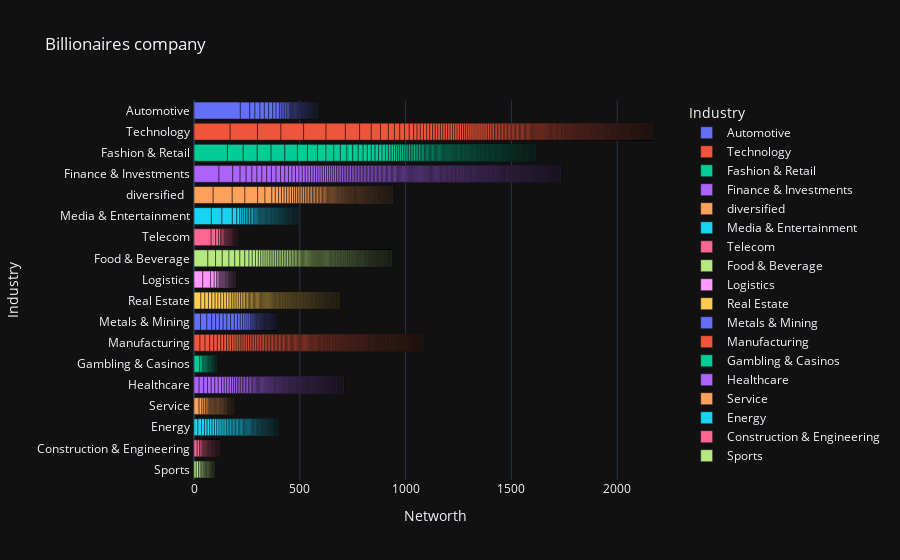

Notebook source saved alongside this figure:
### Code cell
import plotly.express as px
pio.templates.default = "plotly_white"
Cumilative_Net_Industry=df.groupby(['Industry']).sum().sort_values('Networth',ascending = False)
Cumilative_Net_Industry.reset_index(inplace = True)
pio.templates.default = "plotly_dark"
fig = px.bar(df, x = "Networth", y = "Industry",color='Industry', title = "Billionaires company")
fig.show()

### Figure 1 — Plotly figure (JSON) as saved in the notebook; plotly's stock layout.template omitted (floating-point values rounded to 4 significant figures; data arrays with more than 128 entries replaced by an {"elided": "..."} marker saying what was removed)
{"data": [{"alignmentgroup": "True", "hovertemplate": "Industry=%{y}<br>Networth=%{x}<extra></extra>", "legendgroup": "Automotive ", "marker": {"color": "#636efa", "pattern": {"shape": ""}}, "name": "Automotive ", "offsetgroup": "Automotive ", "orientation": "h", "showlegend": true, "textposition": "auto", "type": "bar", "x": [219, 44.8, 24.3, 23.7, 20.7, 20.3, 19.5, 15.7, 15.5, 9, 8.6, 8.1, 7.7, 7.6, 6.3, 5, 4.7, 4.3, 4.3, 4.2, 4.2, 4.1, 4, 3.9, 3.7, 3.5, 3.2, 3.2, 3.1, 3.1, 3, 2.9, 2.9, 2.8, 2.6, 2.6, 2.6, 2.6, 2.5, 2.5, 2.5, 2.4, 2.1, 2.1, 2, 2, 1.9, 1.9, 1.8, 1.7, 1.7, 1.6, 1.6, 1.6, 1.5, 1.5, 1.5, 1.4, 1.4, 1.4, 1.3, 1.3, 1.2, 1.2, 1.2, 1.2, 1.1, 1.1, 1.1], "xaxis": "x", "y": ["Automotive ", "Automotive ", "Automotive ", "Automotive ", "Automotive ", "Automotive ", "Automotive ", "Automotive ", "Automotive ", "Automotive ", "Automotive ", "Automotive ", "Automotive ", "Automotive ", "Automotive ", "Automotive ", "Automotive ", "Automotive ", "Automotive ", "Automotive ", "Automotive ", "Automotive ", "Automotive ", "Automotive ", "Automotive ", "Automotive ", "Automotive ", "Automotive ", "Automotive ", "Automotive ", "Automotive ", "Automotive ", "Automotive ", "Automotive ", "Automotive ", "Automotive ", "Automotive ", "Automotive ", "Automotive ", "Automotive ", "Automotive ", "Automotive ", "Automotive ", "Automotive ", "Automotive ", "Automotive ", "Automotive ", "Automotive ", "Automotive ", "Automotive ", "Automotive ", "Automotive ", "Automotive ", "Automotive ", "Automotive ", "Automotive ", "Automotive ", "Automotive ", "Automotive ", "Automotive ", "Automotive ", "Automotive ", "Automotive ", "Automotive ", "Automotive ", "Automotive ", "Automotive ", "Automotive ", "Automotive "], "yaxis": "y"}, {"alignmentgroup": "True", "hovertemplate": "Industry=%{y}<br>Networth=%{x}<extra></extra>", "legendgroup": "Technology ", "marker": {"color": "#EF553B", "pattern": {"shape": ""}}, "name": "Technology ", "offsetgroup": "Technology ", "orientation": "h", "showlegend": true, "textposition": "auto", "type": "bar", "x": {"elided": "329 float values"}, "xaxis": "x", "y": {"elided": "329 str values"}, "yaxis": "y"}, {"alignmentgroup": "True", "hovertemplate": "Industry=%{y}<br>Networth=%{x}<extra></extra>", "legendgroup": "Fashion & Retail ", "marker": {"color": "#00cc96", "pattern": {"shape": ""}}, "name": "Fashion & Retail ", "offsetgroup": "Fashion & Retail ", "orientation": "h", "showlegend": true, "textposition": "auto", "type": "bar", "x": {"elided": "246 float values"}, "xaxis": "x", "y": {"elided": "246 str values"}, "yaxis": "y"}, {"alignmentgroup": "True", "hovertemplate": "Industry=%{y}<br>Networth=%{x}<extra></extra>", "legendgroup": "Finance & Investments ", "marker": {"color": "#ab63fa", "pattern": {"shape": ""}}, "name": "Finance & Investments ", "offsetgroup": "Finance & Investments ", "orientation": "h", "showlegend": true, "textposition": "auto", "type": "bar", "x": {"elided": "386 float values"}, "xaxis": "x", "y": {"elided": "386 str values"}, "yaxis": "y"}, {"alignmentgroup": "True", "hovertemplate": "Industry=%{y}<br>Networth=%{x}<extra></extra>", "legendgroup": "diversified   ", "marker": {"color": "#FFA15A", "pattern": {"shape": ""}}, "name": "diversified   ", "offsetgroup": "diversified   ", "orientation": "h", "showlegend": true, "textposition": "auto", "type": "bar", "x": {"elided": "178 float values"}, "xaxis": "x", "y": {"elided": "178 str values"}, "yaxis": "y"}, {"alignmentgroup": "True", "hovertemplate": "Industry=%{y}<br>Networth=%{x}<extra></extra>", "legendgroup": "Media & Entertainment ", "marker": {"color": "#19d3f3", "pattern": {"shape": ""}}, "name": "Media & Entertainment ", "offsetgroup": "Media & Entertainment ", "orientation": "h", "showlegend": true, "textposition": "auto", "type": "bar", "x": [82, 50, 49.2, 20.8, 14.4, 10, 8.7, 8.1, 8.1, 7.8, 7.8, 7.4, 7.4, 6.1, 5.7, 5.4, 5.3, 5.2, 5.2, 5.2, 5.1, 4.7, 4.4, 4.3, 4.3, 4.2, 4.1, 3.9, 3.7, 3.7, 3.7, 3.5, 3.5, 3.4, 3.4, 3.3, 3.1, 3.1, 3, 3, 3, 2.9, 2.9, 2.9, 2.7, 2.6, 2.5, 2.5, 2.5, 2.4, 2.3, 2.3, 2.3, 2.3, 2, 2, 2, 2, 1.9, 1.9, 1.9, 1.8, 1.8, 1.8, 1.8, 1.8, 1.8, 1.7, 1.7, 1.6, 1.5, 1.5, 1.5, 1.5, 1.5, 1.5, 1.5, 1.4, 1.4, 1.4, 1.3, 1.3, 1.3, 1.3, 1.3, 1.2, 1.2, 1.2, 1.2, 1.2, 1.2, 1.1, 1.1, 1.1, 1.1], "xaxis": "x", "y": ["Media & Entertainment ", "Media & Entertainment ", "Media & Entertainment ", "Media & Entertainment ", "Media & Entertainment ", "Media & Entertainment ", "Media & Entertainment ", "Media & Entertainment ", "Media & Entertainment ", "Media & Entertainment ", "Media & Entertainment ", "Media & Entertainment ", "Media & Entertainment ", "Media & Entertainment ", "Media & Entertainment ", "Media & Entertainment ", "Media & Entertainment ", "Media & Entertainment ", "Media & Entertainment ", "Media & Entertainment ", "Media & Entertainment ", "Media & Entertainment ", "Media & Entertainment ", "Media & Entertainment ", "Media & Entertainment ", "Media & Entertainment ", "Media & Entertainment ", "Media & Entertainment ", "Media & Entertainment ", "Media & Entertainment ", "Media & Entertainment ", "Media & Entertainment ", "Media & Entertainment ", "Media & Entertainment ", "Media & Entertainment ", "Media & Entertainment ", "Media & Entertainment ", "Media & Entertainment ", "Media & Entertainment ", "Media & Entertainment ", "Media & Entertainment ", "Media & Entertainment ", "Media & Entertainment ", "Media & Entertainment ", "Media & Entertainment ", "Media & Entertainment ", "Media & Entertainment ", "Media & Entertainment ", "Media & Entertainment ", "Media & Entertainment ", "Media & Entertainment ", "Media & Entertainment ", "Media & Entertainment ", "Media & Entertainment ", "Media & Entertainment ", "Media & Entertainment ", "Media & Entertainment ", "Media & Entertainment ", "Media & Entertainment ", "Media & Entertainment ", "Media & Entertainment ", "Media & Entertainment ", "Media & Entertainment ", "Media & Entertainment ", "Media & Entertainment ", "Media & Entertainment ", "Media & Entertainment ", "Media & Entertainment ", "Media & Entertainment ", "Media & Entertainment ", "Media & Entertainment ", "Media & Entertainment ", "Media & Entertainment ", "Media & Entertainment ", "Media & Entertainment ", "Media & Entertainment ", "Media & Entertainment ", "Media & Entertainment ", "Media & Entertainment ", "Media & Entertainment ", "Media & Entertainment ", "Media & Entertainment ", "Media & Entertainment ", "Media & Entertainment ", "Media & Entertainment ", "Media & Entertainment ", "Media & Entertainment ", "Media & Entertainment ", "Media & Entertainment ", "Media & Entertainment ", "Media & Entertainment ", "Media & Entertainment ", "Media & Entertainment ", "Media & Entertainment ", "Media & Entertainment "], "yaxis": "y"}, {"alignmentgroup": "True", "hovertemplate": "Industry=%{y}<br>Networth=%{x}<extra></extra>", "legendgroup": "Telecom ", "marker": {"color": "#FF6692", "pattern": {"shape": ""}}, "name": "Telecom ", "offsetgroup": "Telecom ", "orientation": "h", "showlegend": true, "textposition": "auto", "type": "bar", "x": [81.2, 21.3, 13.9, 8.9, 6.6, 6.1, 5.7, 4.7, 4.1, 3.8, 3.4, 3.2, 3.2, 3.2, 3.2, 3.1, 3, 2.4, 2.2, 1.7, 1.7, 1.6, 1.6, 1.5, 1.5, 1.5, 1.5, 1.2, 1.2, 1.2, 1.2, 1.2, 1.2, 1.1, 1], "xaxis": "x", "y": ["Telecom ", "Telecom ", "Telecom ", "Telecom ", "Telecom ", "Telecom ", "Telecom ", "Telecom ", "Telecom ", "Telecom ", "Telecom ", "Telecom ", "Telecom ", "Telecom ", "Telecom ", "Telecom ", "Telecom ", "Telecom ", "Telecom ", "Telecom ", "Telecom ", "Telecom ", "Telecom ", "Telecom ", "Telecom ", "Telecom ", "Telecom ", "Telecom ", "Telecom ", "Telecom ", "Telecom ", "Telecom ", "Telecom ", "Telecom ", "Telecom "], "yaxis": "y"}, {"alignmentgroup": "True", "hovertemplate": "Industry=%{y}<br>Networth=%{x}<extra></extra>", "legendgroup": "Food & Beverage ", "marker": {"color": "#B6E880", "pattern": {"shape": ""}}, "name": "Food & Beverage ", "offsetgroup": "Food & Beverage ", "orientation": "h", "showlegend": true, "textposition": "auto", "type": "bar", "x": {"elided": "201 float values"}, "xaxis": "x", "y": {"elided": "201 str values"}, "yaxis": "y"}, {"alignmentgroup": "True", "hovertemplate": "Industry=%{y}<br>Networth=%{x}<extra></extra>", "legendgroup": "Logistics ", "marker": {"color": "#FF97FF", "pattern": {"shape": ""}}, "name": "Logistics ", "offsetgroup": "Logistics ", "orientation": "h", "showlegend": true, "textposition": "auto", "type": "bar", "x": [41.4, 37.3, 16.8, 11.9, 6.9, 6.7, 5.4, 4.8, 4.7, 4.7, 4.7, 3.9, 3.7, 3.6, 3, 3, 2.8, 2.5, 2.3, 2.1, 2.1, 2, 1.9, 1.8, 1.8, 1.7, 1.7, 1.6, 1.5, 1.5, 1.4, 1.3, 1.3, 1.2, 1.2], "xaxis": "x", "y": ["Logistics ", "Logistics ", "Logistics ", "Logistics ", "Logistics ", "Logistics ", "Logistics ", "Logistics ", "Logistics ", "Logistics ", "Logistics ", "Logistics ", "Logistics ", "Logistics ", "Logistics ", "Logistics ", "Logistics ", "Logistics ", "Logistics ", "Logistics ", "Logistics ", "Logistics ", "Logistics ", "Logistics ", "Logistics ", "Logistics ", "Logistics ", "Logistics ", "Logistics ", "Logistics ", "Logistics ", "Logistics ", "Logistics ", "Logistics ", "Logistics "], "yaxis": "y"}, {"alignmentgroup": "True", "hovertemplate": "Industry=%{y}<br>Networth=%{x}<extra></extra>", "legendgroup": "Real Estate ", "marker": {"color": "#FECB52", "pattern": {"shape": ""}}, "name": "Real Estate ", "offsetgroup": "Real Estate ", "orientation": "h", "showlegend": true, "textposition": "auto", "type": "bar", "x": {"elided": "189 float values"}, "xaxis": "x", "y": {"elided": "189 str values"}, "yaxis": "y"}, {"alignmentgroup": "True", "hovertemplate": "Industry=%{y}<br>Networth=%{x}<extra></extra>", "legendgroup": "Metals & Mining ", "marker": {"color": "#636efa", "pattern": {"shape": ""}}, "name": "Metals & Mining ", "offsetgroup": "Metals & Mining ", "orientation": "h", "showlegend": true, "textposition": "auto", "type": "bar", "x": [30.8, 30.2, 22.8, 18.4, 17.9, 17.8, 17.7, 17.7, 17.3, 14.8, 13.2, 11.5, 11.1, 9.4, 9.1, 8.7, 5.5, 5, 4.7, 4.2, 4, 3.9, 3.6, 3.6, 3.6, 3.6, 3.4, 3.3, 3, 2.8, 2.8, 2.7, 2.7, 2.3, 2.3, 2.3, 2.2, 2.2, 2.2, 2.2, 2.2, 2.2, 2.1, 2.1, 2.1, 1.9, 1.9, 1.8, 1.8, 1.7, 1.7, 1.6, 1.6, 1.6, 1.5, 1.5, 1.5, 1.4, 1.3, 1.3, 1.3, 1.3, 1.2, 1.2, 1.2, 1.1, 1.1], "xaxis": "x", "y": ["Metals & Mining ", "Metals & Mining ", "Metals & Mining ", "Metals & Mining ", "Metals & Mining ", "Metals & Mining ", "Metals & Mining ", "Metals & Mining ", "Metals & Mining ", "Metals & Mining ", "Metals & Mining ", "Metals & Mining ", "Metals & Mining ", "Metals & Mining ", "Metals & Mining ", "Metals & Mining ", "Metals & Mining ", "Metals & Mining ", "Metals & Mining ", "Metals & Mining ", "Metals & Mining ", "Metals & Mining ", "Metals & Mining ", "Metals & Mining ", "Metals & Mining ", "Metals & Mining ", "Metals & Mining ", "Metals & Mining ", "Metals & Mining ", "Metals & Mining ", "Metals & Mining ", "Metals & Mining ", "Metals & Mining ", "Metals & Mining ", "Metals & Mining ", "Metals & Mining ", "Metals & Mining ", "Metals & Mining ", "Metals & Mining ", "Metals & Mining ", "Metals & Mining ", "Metals & Mining ", "Metals & Mining ", "Metals & Mining ", "Metals & Mining ", "Metals & Mining ", "Metals & Mining ", "Metals & Mining ", "Metals & Mining ", "Metals & Mining ", "Metals & Mining ", "Metals & Mining ", "Metals & Mining ", "Metals & Mining ", "Metals & Mining ", "Metals & Mining ", "Metals & Mining ", "Metals & Mining ", "Metals & Mining ", "Metals & Mining ", "Metals & Mining ", "Metals & Mining ", "Metals & Mining ", "Metals & Mining ", "Metals & Mining ", "Metals & Mining ", "Metals & Mining "], "yaxis": "y"}, {"alignmentgroup": "True", "hovertemplate": "Industry=%{y}<br>Networth=%{x}<extra></extra>", "legendgroup": "Manufacturing ", "marker": {"color": "#EF553B", "pattern": {"shape": ""}}, "name": "Manufacturing ", "offsetgroup": "Manufacturing ", "orientation": "h", "showlegend": true, "textposition": "auto", "type": "bar", "x": {"elided": "322 float values"}, "xaxis": "x", "y": {"elided": "322 str values"}, "yaxis": "y"}, {"alignmentgroup": "True", "hovertemplate": "Industry=%{y}<br>Networth=%{x}<extra></extra>", "legendgroup": "Gambling & Casinos ", "marker": {"color": "#00cc96", "pattern": {"shape": ""}}, "name": "Gambling & Casinos ", "offsetgroup": "Gambling & Casinos ", "orientation": "h", "showlegend": true, "textposition": "auto", "type": "bar", "x": [27.5, 11.6, 7.7, 5.6, 5.3, 5.3, 5, 4, 3.9, 3.8, 3.3, 3.2, 3.1, 2.6, 2.4, 2.3, 2, 1.8, 1.6, 1.5, 1.4, 1.4, 1.3], "xaxis": "x", "y": ["Gambling & Casinos ", "Gambling & Casinos ", "Gambling & Casinos ", "Gambling & Casinos ", "Gambling & Casinos ", "Gambling & Casinos ", "Gambling & Casinos ", "Gambling & Casinos ", "Gambling & Casinos ", "Gambling & Casinos ", "Gambling & Casinos ", "Gambling & Casinos ", "Gambling & Casinos ", "Gambling & Casinos ", "Gambling & Casinos ", "Gambling & Casinos ", "Gambling & Casinos ", "Gambling & Casinos ", "Gambling & Casinos ", "Gambling & Casinos ", "Gambling & Casinos ", "Gambling & Casinos ", "Gambling & Casinos "], "yaxis": "y"}, {"alignmentgroup": "True", "hovertemplate": "Industry=%{y}<br>Networth=%{x}<extra></extra>", "legendgroup": "Healthcare ", "marker": {"color": "#ab63fa", "pattern": {"shape": ""}}, "name": "Healthcare ", "offsetgroup": "Healthcare ", "orientation": "h", "showlegend": true, "textposition": "auto", "type": "bar", "x": {"elided": "212 float values"}, "xaxis": "x", "y": {"elided": "212 str values"}, "yaxis": "y"}, {"alignmentgroup": "True", "hovertemplate": "Industry=%{y}<br>Networth=%{x}<extra></extra>", "legendgroup": "Service ", "marker": {"color": "#FFA15A", "pattern": {"shape": ""}}, "name": "Service ", "offsetgroup": "Service ", "orientation": "h", "showlegend": true, "textposition": "auto", "type": "bar", "x": [24.3, 13.2, 9.1, 8.5, 6.9, 5.7, 5.4, 5.3, 5, 4.9, 4.5, 4.3, 4.2, 4.1, 4.1, 4, 4, 3.7, 3.6, 3.6, 3.5, 3.4, 3.1, 3.1, 2.9, 2.8, 2.8, 2.5, 2.1, 2, 1.9, 1.8, 1.7, 1.6, 1.5, 1.5, 1.5, 1.5, 1.5, 1.4, 1.4, 1.4, 1.3, 1.3, 1.3, 1.2, 1.2, 1.2, 1.1, 1.1, 1.1], "xaxis": "x", "y": ["Service ", "Service ", "Service ", "Service ", "Service ", "Service ", "Service ", "Service ", "Service ", "Service ", "Service ", "Service ", "Service ", "Service ", "Service ", "Service ", "Service ", "Service ", "Service ", "Service ", "Service ", "Service ", "Service ", "Service ", "Service ", "Service ", "Service ", "Service ", "Service ", "Service ", "Service ", "Service ", "Service ", "Service ", "Service ", "Service ", "Service ", "Service ", "Service ", "Service ", "Service ", "Service ", "Service ", "Service ", "Service ", "Service ", "Service ", "Service ", "Service ", "Service ", "Service "], "yaxis": "y"}, {"alignmentgroup": "True", "hovertemplate": "Industry=%{y}<br>Networth=%{x}<extra></extra>", "legendgroup": "Energy ", "marker": {"color": "#19d3f3", "pattern": {"shape": ""}}, "name": "Energy ", "offsetgroup": "Energy ", "orientation": "h", "showlegend": true, "textposition": "auto", "type": "bar", "x": [18.2, 17.2, 14, 12.5, 11.8, 11.8, 11.3, 11.3, 10.5, 9.9, 9.3, 8.7, 7.8, 7.5, 7.5, 7.2, 7, 6.6, 6.6, 6.6, 6.6, 6.5, 6, 5.8, 5.8, 5.5, 5.4, 5.1, 5, 5, 4.5, 4.3, 4, 4, 4, 3.7, 3.7, 3.5, 3.5, 3.4, 3, 2.9, 2.9, 2.9, 2.8, 2.7, 2.6, 2.5, 2.4, 2.3, 2.3, 2.3, 2.3, 2.2, 2.2, 2.2, 2.1, 2.1, 2.1, 2, 2, 1.9, 1.9, 1.8, 1.8, 1.8, 1.7, 1.7, 1.6, 1.6, 1.6, 1.5, 1.5, 1.5, 1.5, 1.5, 1.4, 1.4, 1.3, 1.3, 1.3, 1.3, 1.3, 1.3, 1.2, 1.2, 1.2, 1.2, 1.2, 1.1, 1.1, 1.1, 1.1], "xaxis": "x", "y": ["Energy ", "Energy ", "Energy ", "Energy ", "Energy ", "Energy ", "Energy ", "Energy ", "Energy ", "Energy ", "Energy ", "Energy ", "Energy ", "Energy ", "Energy ", "Energy ", "Energy ", "Energy ", "Energy ", "Energy ", "Energy ", "Energy ", "Energy ", "Energy ", "Energy ", "Energy ", "Energy ", "Energy ", "Energy ", "Energy ", "Energy ", "Energy ", "Energy ", "Energy ", "Energy ", "Energy ", "Energy ", "Energy ", "Energy ", "Energy ", "Energy ", "Energy ", "Energy ", "Energy ", "Energy ", "Energy ", "Energy ", "Energy ", "Energy ", "Energy ", "Energy ", "Energy ", "Energy ", "Energy ", "Energy ", "Energy ", "Energy ", "Energy ", "Energy ", "Energy ", "Energy ", "Energy ", "Energy ", "Energy ", "Energy ", "Energy ", "Energy ", "Energy ", "Energy ", "Energy ", "Energy ", "Energy ", "Energy ", "Energy ", "Energy ", "Energy ", "Energy ", "Energy ", "Energy ", "Energy ", "Energy ", "Energy ", "Energy ", "Energy ", "Energy ", "Energy ", "Energy ", "Energy ", "Energy ", "Energy ", "Energy ", "Energy ", "Energy "], "yaxis": "y"}, {"alignmentgroup": "True", "hovertemplate": "Industry=%{y}<br>Networth=%{x}<extra></extra>", "legendgroup": "Construction & Engineering ", "marker": {"color": "#FF6692", "pattern": {"shape": ""}}, "name": "Construction & Engineering ", "offsetgroup": "Construction & Engineering ", "orientation": "h", "showlegend": true, "textposition": "auto", "type": "bar", "x": [15, 10.7, 7.7, 5.7, 4.9, 4.2, 4.1, 3.9, 3.4, 3.2, 3.1, 2.9, 2.9, 2.6, 2.6, 2.5, 2.5, 2.3, 2, 1.9, 1.9, 1.9, 1.8, 1.7, 1.7, 1.6, 1.6, 1.5, 1.4, 1.4, 1.4, 1.4, 1.3, 1.3, 1.3, 1.3, 1.3, 1.3, 1.2, 1.2, 1.1, 1.1, 1.1], "xaxis": "x", "y": ["Construction & Engineering ", "Construction & Engineering ", "Construction & Engineering ", "Construction & Engineering ", "Construction & Engineering ", "Construction & Engineering ", "Construction & Engineering ", "Construction & Engineering ", "Construction & Engineering ", "Construction & Engineering ", "Construction & Engineering ", "Construction & Engineering ", "Construction & Engineering ", "Construction & Engineering ", "Construction & Engineering ", "Construction & Engineering ", "Construction & Engineering ", "Construction & Engineering ", "Construction & Engineering ", "Construction & Engineering ", "Construction & Engineering ", "Construction & Engineering ", "Construction & Engineering ", "Construction & Engineering ", "Construction & Engineering ", "Construction & Engineering ", "Construction & Engineering ", "Construction & Engineering ", "Construction & Engineering ", "Construction & Engineering ", "Construction & Engineering ", "Construction & Engineering ", "Construction & Engineering ", "Construction & Engineering ", "Construction & Engineering ", "Construction & Engineering ", "Construction & Engineering ", "Construction & Engineering ", "Construction & Engineering ", "Construction & Engineering ", "Construction & Engineering ", "Construction & Engineering ", "Construction & Engineering "], "yaxis": "y"}, {"alignmentgroup": "True", "hovertemplate": "Industry=%{y}<br>Networth=%{x}<extra></extra>", "legendgroup": "Sports ", "marker": {"color": "#B6E880", "pattern": {"shape": ""}}, "name": "Sports ", "offsetgroup": "Sports ", "orientation": "h", "showlegend": true, "textposition": "auto", "type": "bar", "x": [10.7, 10.6, 8.3, 7.1, 5.9, 4.2, 4, 4, 3.8, 3.6, 3.6, 3.5, 3.5, 3, 2.6, 2.6, 2.2, 1.8, 1.8, 1.8, 1.7, 1.6, 1.6, 1.5, 1.4, 1.2], "xaxis": "x", "y": ["Sports ", "Sports ", "Sports ", "Sports ", "Sports ", "Sports ", "Sports ", "Sports ", "Sports ", "Sports ", "Sports ", "Sports ", "Sports ", "Sports ", "Sports ", "Sports ", "Sports ", "Sports ", "Sports ", "Sports ", "Sports ", "Sports ", "Sports ", "Sports ", "Sports ", "Sports "], "yaxis": "y"}], "layout": {"barmode": "relative", "legend": {"title": {"text": "Industry"}, "tracegroupgap": 0}, "title": {"text": "Billionaires company"}, "xaxis": {"anchor": "y", "domain": [0, 1], "title": {"text": "Networth"}}, "yaxis": {"anchor": "x", "categoryarray": ["Sports ", "Construction & Engineering ", "Energy ", "Service ", "Healthcare ", "Gambling & Casinos ", "Manufacturing ", "Metals & Mining ", "Real Estate ", "Logistics ", "Food & Beverage ", "Telecom ", "Media & Entertainment ", "diversified   ", "Finance & Investments ", "Fashion & Retail ", "Technology ", "Automotive "], "categoryorder": "array", "domain": [0, 1], "title": {"text": "Industry"}}}}
